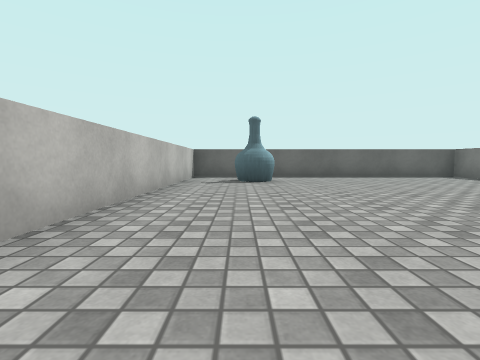
View 1 (above)

17 first-person views from a walk through a 3-D level made in the Unity game engine. The camera is 0.25 m above the floor, tilts 4° down and sees 85° across. The floor is counted in squares, 0.5 m on a side. Each view is taken from the middle of a square. On the plan, view 1 faces up. The plan holds only what a view shows up to about 9 squares ahead; the rest is blank. The player character is not drawn. Surface patterns are stand-ins for the level's own textures.

View 2
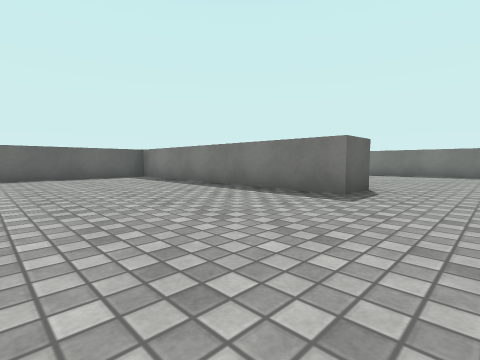

View 3
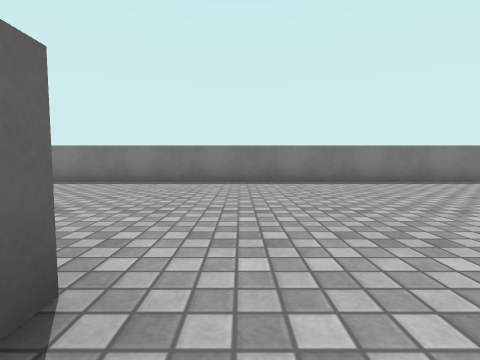

View 4
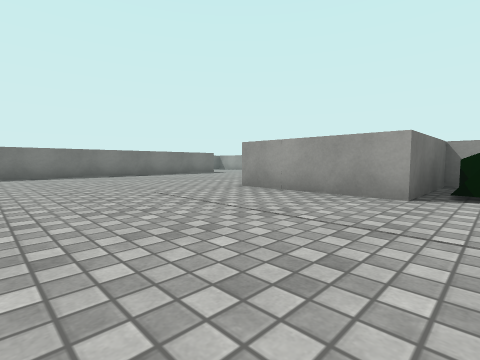

View 5
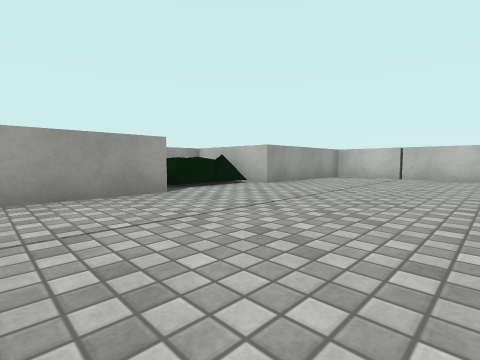

View 6
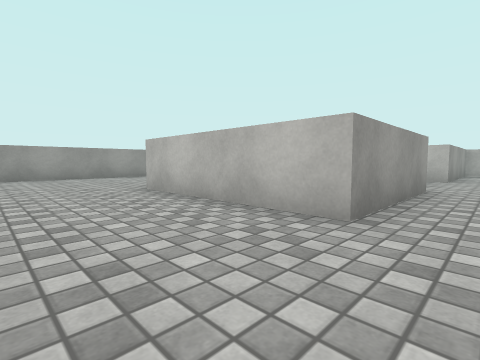

View 7
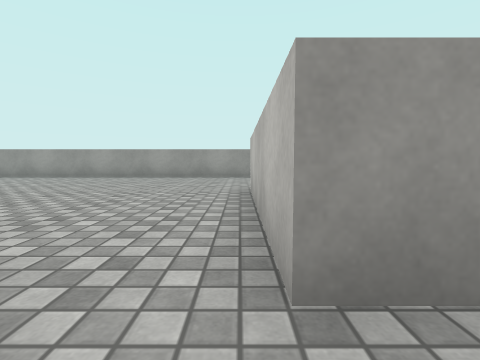

View 8
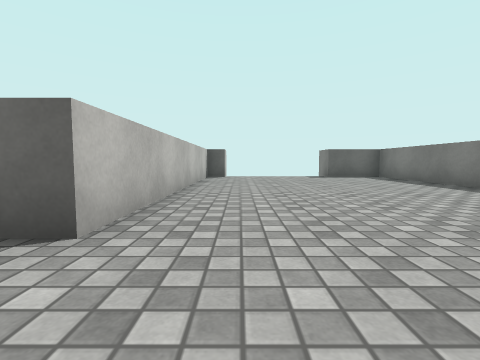

View 9
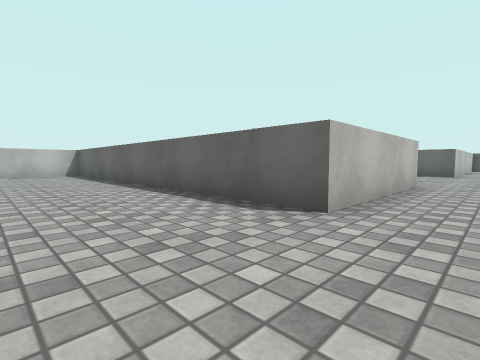

View 10
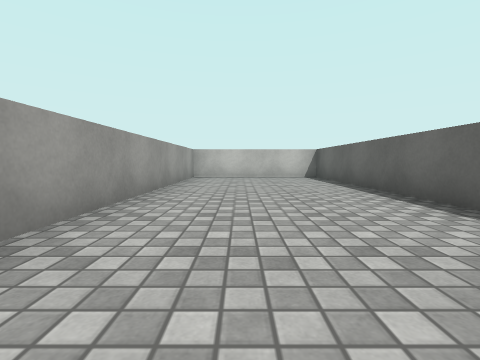

View 11
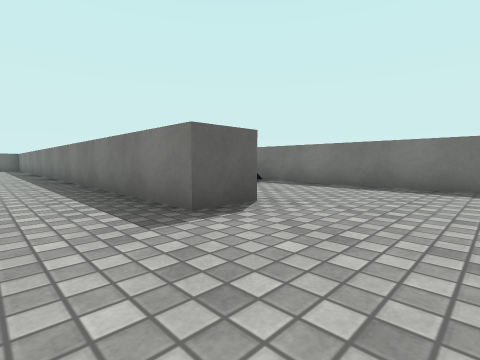

View 12
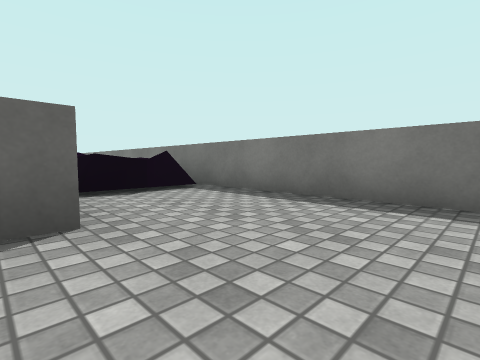

View 13
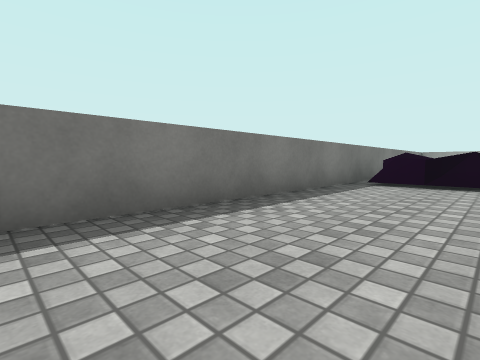

View 14
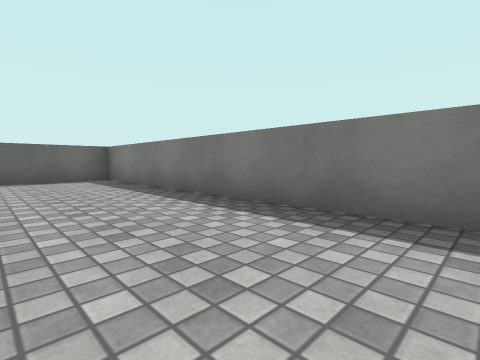

View 15
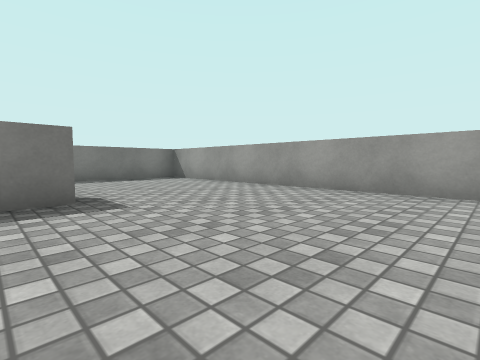

View 16
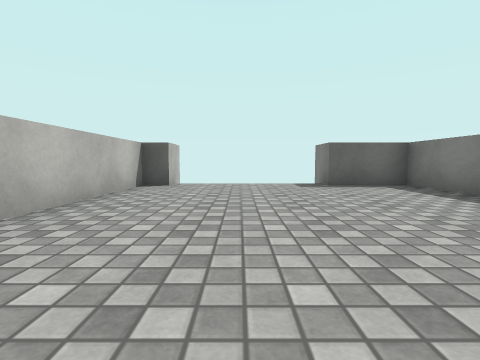

View 17
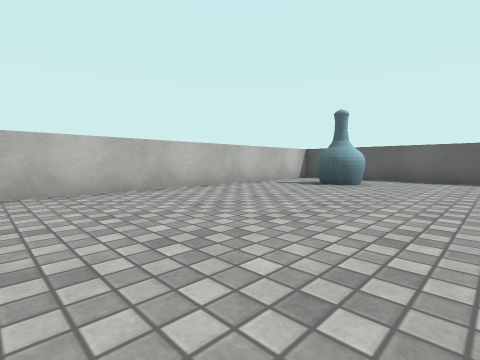

### Floor plan
Points are (right, up) in squares from view 1. A wall is a line through its corners. A room is listed if a view was taken in it or the views show most of it. See-through windows are left out.
Room 1 (views 1, 2, 3, 4, 5, 6, 7, 8, 9, 10, 11, 12, 13, 14, 15, 16, 17)
walls: (14.5, -6.6) (13.5, -6.6) (13.5, 8.5) (11.9, 8.5); (7.8, 8.5) (7.8, 1.7) (6.9, 1.7) (6.9, 8.5) (-1.5, 8.5) (-1.5, -2.9) (2.2, -2.9) (2.2, -5.6) (4.8, -5.6) (4.8, -2.9) (7.8, -2.9) (7.8, -6.6) (-1.5, -6.5) (-1.5, -10.5) (17.5, -10.5) (17.5, 8.5) (15.2, 8.5)
ways out: gap at (12, 9)
objects: potion (0, 7) to (1, 7); other object (3, -5); other object (15, -5) to (17, -3)

Positions as (right, up) in squares from view 1, and headings:
1: (0, 0), facing up
2: (3, 0), facing up-right
3: (7, 1), facing right
4: (4, 1), facing down-right
5: (7, 1), facing down-left
6: (10, -2), facing down-left
7: (8, -2), facing down
8: (9, 0), facing up
9: (9, -9), facing up-left
10: (7, -9), facing left
11: (12, -9), facing up-right
12: (14, -9), facing up-right
13: (15, 3), facing down-right
14: (15, 1), facing up-right
15: (10, -6), facing down-right
16: (10, 3), facing up
17: (3, 1), facing up-left
